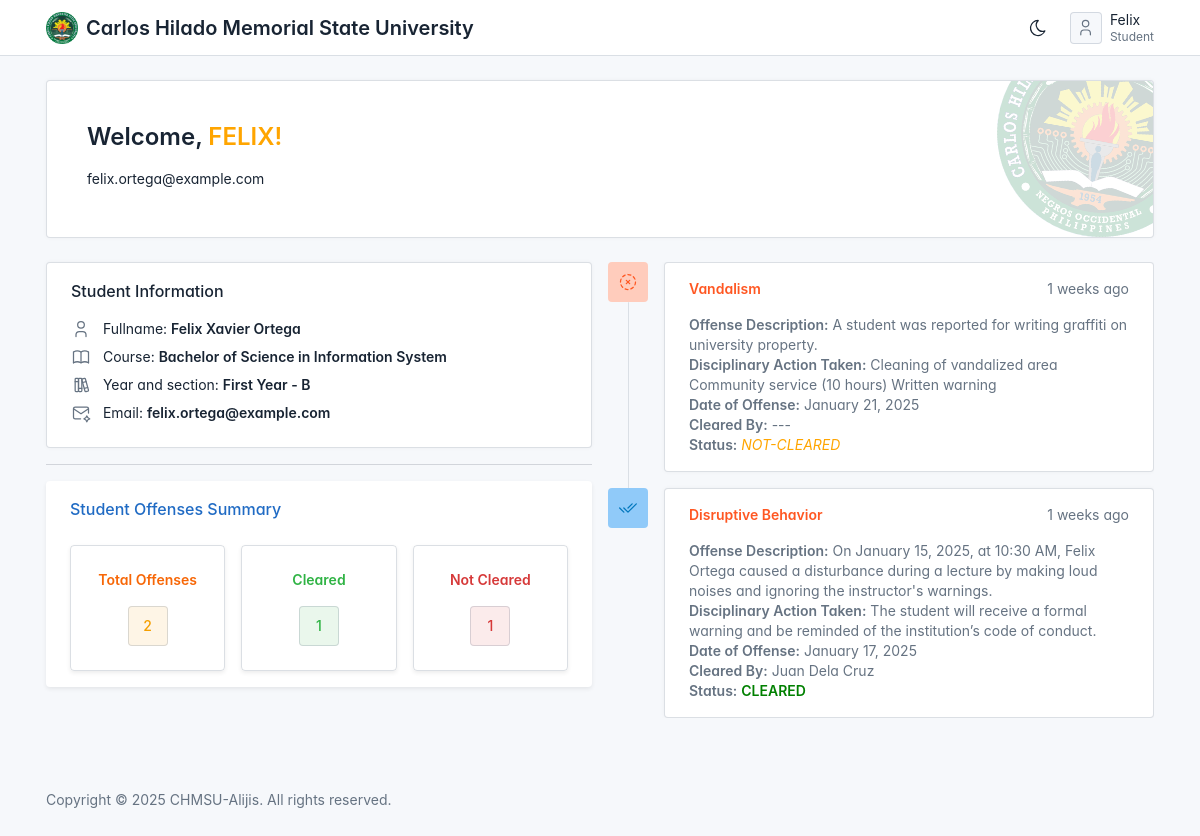
The page / (signed in) on the database its author committed.
### tables this page shows
CREATE TABLE IF NOT EXISTS `tbl_users` (
  `user_id` int(11) NOT NULL AUTO_INCREMENT,
  `user_fname` varchar(50) NOT NULL,
  `user_mname` varchar(50) NOT NULL,
  `user_lname` varchar(50) NOT NULL,
  `user_category` varchar(1) NOT NULL,
  `user_email` varchar(50) NOT NULL,
  `username` varchar(50) NOT NULL,
  `password` text NOT NULL,
  `date_added` datetime DEFAULT current_timestamp(),
  PRIMARY KEY (`user_id`)
);

CREATE TABLE IF NOT EXISTS `tbl_students` (
  `student_id` int(11) NOT NULL AUTO_INCREMENT,
  `student_fname` varchar(50) NOT NULL,
  `student_mname` varchar(50) NOT NULL,
  `student_lname` varchar(50) NOT NULL,
  `student_email` varchar(50) NOT NULL,
  `gender` varchar(10) NOT NULL,
  `year_level` varchar(30) NOT NULL,
  `course_id` int(11) NOT NULL,
  `section` text NOT NULL,
  `user_id` int(11) NOT NULL,
  `date_added` datetime NOT NULL DEFAULT current_timestamp(),
  PRIMARY KEY (`student_id`)
);

CREATE TABLE IF NOT EXISTS `tbl_courses` (
  `course_id` int(11) NOT NULL AUTO_INCREMENT,
  `course_name` varchar(100) NOT NULL,
  `date_added` datetime NOT NULL,
  PRIMARY KEY (`course_id`)
);

CREATE TABLE IF NOT EXISTS `tbl_offenses` (
  `offense_id` int(11) NOT NULL AUTO_INCREMENT,
  `student_id` int(11) NOT NULL,
  `violation_id` int(11) NOT NULL,
  `offense_remarks` text NOT NULL,
  `discplinary_action` text NOT NULL,
  `offense_date` date NOT NULL DEFAULT current_timestamp(),
  `offense_status` int(1) NOT NULL COMMENT '1- cleared ; 0 - not cleared',
  `offense_type` varchar(10) NOT NULL DEFAULT '',
  `cleared_by` int(11) NOT NULL,
  `date_added` datetime NOT NULL,
  PRIMARY KEY (`offense_id`)
);

CREATE TABLE IF NOT EXISTS `tbl_violations` (
  `violation_id` int(11) NOT NULL AUTO_INCREMENT,
  `violation_name` varchar(100) NOT NULL,
  `violation_desc` text NOT NULL,
  `date_added` datetime NOT NULL DEFAULT current_timestamp(),
  PRIMARY KEY (`violation_id`)
);

### core/my_functions.php (called while the page is built, shortened)
<?php
function getCurrentDate()
{
	$today = date('H:i:s');
	$system_date = date('Y-m-d H:i:s', strtotime($today) + 28800);
	return $system_date;
}
function getUser($user_id)
{
	global $mysqli_connect;
	$fetchData = $mysqli_connect->query("SELECT * FROM `tbl_users` WHERE user_id = '$user_id'");
	if ($fetchData->num_rows > 0) {
		$row = $fetchData->fetch_array();
		return $row['user_fname'] . " " . $row['user_mname'] . " " . $row['user_lname'];
	} else {
		return "---";
	}
}
function getUsername($user_id)
{
	global $mysqli_connect;
	$fetchData = $mysqli_connect->query("SELECT username FROM `tbl_users` WHERE user_id = '$user_id'");
	if ($fetchData->num_rows > 0) {
		$row = $fetchData->fetch_array();
		return $row['username'];
	} else {
		return "---";
	}
}
function getUserFirstName($user_id)
{
	global $mysqli_connect;
	$fetchData = $mysqli_connect->query("SELECT * FROM `tbl_users` WHERE user_id = '$user_id'");
	if ($fetchData->num_rows > 0) {
		$row = $fetchData->fetch_array();
		return $row['user_fname'];
	} else {
		return "---";
	}
}
function getUserCategory($user_id)
{
	global $mysqli_connect;
	$fetchData = $mysqli_connect->query("SELECT user_category FROM `tbl_users` WHERE user_id = '$user_id'");
	if($fetchData->num_rows == 0){
		return "---";
	}else {
	$row = $fetchData->fetch_assoc();
	return $row['user_category'] == "A" ? "Admin" : "Student";
	}
}
function course_name($id)
{
	global $mysqli_connect;
	$fetchData = $mysqli_connect->query("SELECT course_name FROM `tbl_courses` WHERE course_id='$id'");
	if ($fetchData->num_rows > 0) {
		$row = $fetchData->fetch_array();
		return $row[0];
	} else {
		return "---";
	}
}
function violation_name($id)
{
	global $mysqli_connect;
	$fetchData = $mysqli_connect->query("SELECT violation_name FROM `tbl_violations` WHERE violation_id ='$id'");
	if ($fetchData->num_rows > 0) {
		$row = $fetchData->fetch_array();
		return $row[0];
	} else {
		return "---";
	}
}
function timeAgoFromDatetime($datetime) {
    $timeAgo = strtotime(getCurrentDate()) - strtotime($datetime);
    if ($timeAgo < 60) {
        return $timeAgo . " seconds ago";
    } elseif ($timeAgo < 3600) {
        return floor($timeAgo / 60) . " minutes ago";
    } elseif ($timeAgo < 86400) {
        return floor($timeAgo / 3600) . " hours ago";
    } elseif ($timeAgo < 604800) {
        return floor($timeAgo / 86400) . " days ago";
    } elseif ($timeAgo < 2592000) {
        return floor($timeAgo / 604800) . " weeks ago";
    } elseif ($timeAgo < 31536000) {
        return floor($timeAgo / 2592000) . " months ago";
    } else {
        return floor($timeAgo / 31536000) . " years ago";
    }
}

### pages/student_dashboad.php (the view, shortened to what this page needs)
<?php
$fetch_student = $mysqli_connect->query("SELECT * FROM tbl_students WHERE user_id = '$user_id'") or die(mysqli_error());
$row = $fetch_student->fetch_array();
?>
<div class="page-wrapper">
  <div class="page-header">
    <div class="container">
      <div class="row align-items-center">
        <div class="col-12">
          <div class="card card-md">
            <div class="card-stamp card-stamp-lg">
              <div class="card-stamp-icon bg-primary">
                <img src="./static/chmsu.png">
              </div>
            </div>
            <div class="card-body">
              <div class="row align-items-center">
                <div class="col-10">
                  <h1 class="fw-bold">Welcome, <strong style="color:orange"><?= strtoupper(getUsername($user_id)) ?>!</strong></h1>
                  <div class="my-2"><?= $row['student_email']  ?>
                  </div>
                </div>
              </div>
            </div>
          </div>
        </div>
      </div>
    </div>
  </div>
  <div class="page-body">
    <div class="container-xl">
      <div class="row g-3">
        <div class="col-lg-6">
          <div class="row row-cards">
            <div class="col-12">
              <div class="card">
                <div class="card-body">
                  <div class="card-title">Student Information</div>
                  <div class="mb-2">
                    Fullname: <strong><?= $row['student_fname'] . " " . $row['student_mname'] . " " . $row['student_lname'] ?></strong>
                  </div>
                  <div class="mb-2">
                    Course: <strong> <?= course_name($row['course_id']) ?></strong>
                  </div>
                  <div class="mb-2">
                    Year and section: <strong><?= $row['year_level'] . " - " . $row['section'] ?></strong>
                  </div>
                  <div class="mb-2">
                    Email: <strong><?= $row['student_email'] ?></strong>
                  </div>
                </div>
              </div>
            </div>
          </div>
          <hr style="margin: 1rem 0;">
          <div class="col-12">
            <div class="card shadow-sm border-0">
              <div class="card-body">
                <h2 class="card-title text-primary mb-4">Student Offenses Summary</h2>
                <div class="row text-center">
                  <div class="col-md-4">
                    <div class="summary-card p-4 border rounded shadow-sm">
                      <h4 class="text-warning">Total Offenses</h4>
                      <div class="avatar bg-yellow-lt" data-demo-color="">
                      <?php
                        $total_offenses = $mysqli_connect->query("SELECT COUNT(*) AS total FROM tbl_offenses WHERE student_id = '$row[student_id]'")->fetch_assoc()['total'];
                        echo $total_offenses ? $total_offenses : '0';
                        ?>
                      </div>
                    </div>
                  </div>
                  <div class="col-md-4">
                    <div class="summary-card p-4 border rounded shadow-sm">
                      <h4 class="text-success">Cleared</h4>
                      <div class="avatar bg-green-lt" data-demo-color="">
                        <?php
                        $cleared_offenses = $mysqli_connect->query("SELECT COUNT(*) AS total FROM tbl_offenses WHERE student_id = '$row[student_id]' AND offense_status = 1")->fetch_assoc()['total'];
                        echo $cleared_offenses ? $cleared_offenses : '0';
                        ?>
                      </div>
                    </div>
                  </div>
                  <div class="col-md-4">
                    <div class="summary-card p-4 border rounded shadow-sm">
                      <h4 class="text-danger">Not Cleared</h4>
                      <div class="avatar bg-red-lt" data-demo-color="">
                      <?php
                        $not_cleared_offenses = $mysqli_connect->query("SELECT COUNT(*) AS total FROM tbl_offenses WHERE student_id = '$row[student_id]' AND offense_status = 0")->fetch_assoc()['total'];
                        echo $not_cleared_offenses ? $not_cleared_offenses : '0';
                        ?>
                      </div>
                    </div>
                  </div>
                </div>
              </div>
            </div>
          </div>
        </div>
        <div class="col">
          <ul class="timeline" style="max-height: 500px; overflow-y: auto;">
            <?php
            $fetchOffense = $mysqli_connect->query("SELECT * FROM tbl_offenses WHERE student_id = '$row[student_id]' ORDER BY offense_id DESC") or die(mysqli_error());
            if ($fetchOffense->num_rows > 0) {
              while ($offense_row = $fetchOffense->fetch_array()) {
                $status_style = $offense_row['offense_status'] == 1 ? "color: #0277BD !important;background-color: #90CAF9 !important;" : "color: #FF5722 !important;background-color: #FFCCBC !important;";
            ?>
                <li class="timeline-event">
                  <div class="timeline-event-icon bg-twitter-lt" style="<?= $status_style ?>">
                  </div>
                  <div class="card timeline-event-card">
                    <div class="card-body">
                      <div class="text-muted float-end"><?= timeAgoFromDatetime($offense_row['date_added']) ?></div>
                      <h4 style="color: #FF5722;"><b><?= violation_name($offense_row['violation_id']) ?></b></h4>
                      <p class="text-muted">
                        <strong>Offense Description:</strong> <?= $offense_row['offense_remarks'] ?><br>
                        <strong>Disciplinary Action Taken:</strong> <?= $offense_row['discplinary_action'] ?><br>
                        <strong>Date of Offense:</strong> <?= date('F d, Y', strtotime($offense_row['offense_date'])) ?><br>
                        <strong>Cleared By:</strong> <?= $offense_row['cleared_by'] > 0 ? getUser($offense_row['cleared_by']) : "---"; ?><br>
                        <strong>Status:</strong> <?= $offense_row['offense_status'] == 1 ? "<b style='color:green'>CLEARED</b>" : "<i style='color:orange'>NOT-CLEARED</i>"; ?><br>
                      </p>
                    </div>
                  </div>
                </li>
            <?php
              }
            }
            ?>
          </ul>
        </div>
      </div>
    </div>
  </div>
</div>

### index.php (shortened to what this page needs)
<?php
$user_id = $_SESSION['dvsa_user_id'];
?>
<!doctype html>
<html lang="en">
<head>
  <link href="./dist/css/tabler.min.css?1684106062" rel="stylesheet" />
  <link href="./dist/css/tabler-flags.min.css?1684106062" rel="stylesheet" />
  <link href="./dist/css/tabler-payments.min.css?1684106062" rel="stylesheet" />
  <link href="./dist/css/tabler-vendors.min.css?1684106062" rel="stylesheet" />
  <link href="./dist/css/demo.min.css?1684106062" rel="stylesheet" />
  <link rel="stylesheet" href="dist/mdi/css/materialdesignicons.min.css" />
  <link href="dist/datatables/dataTables.bootstrap4.min.css" rel="stylesheet">
  <link rel="stylesheet" href="dist/sweetalert/sweetalert.css">
</head>
<body>
  <div class="page">
    <div class="sticky-top">
      <header class="navbar navbar-expand-md sticky-top d-print-none">
        <div class="container-xl">
          <h1 class="navbar-brand navbar-brand-autodark d-none-navbar-horizontal pe-0 pe-md-3">
            <a href=".">
              <img src="./static/chmsu.png" width="110" height="32" alt="Tabler" class="navbar-brand-image">
            </a>
            Carlos Hilado Memorial State University
          </h1>
          <div class="navbar-nav flex-row order-md-last">
            <div class="d-none d-md-flex">
              <a href="?theme=dark" class="nav-link px-0 hide-theme-dark" title="Enable dark mode" data-bs-toggle="tooltip" data-bs-placement="bottom">
              </a>
            </div>
            <div class="nav-item dropdown">
              <a href="#" class="nav-link d-flex lh-1 text-reset p-0" data-bs-toggle="dropdown" aria-label="Open user menu">
                <span class="avatar avatar-sm"></span>
                <div class="d-none d-xl-block ps-2">
                  <div><?= getUserFirstName($user_id) ?></div>
                  <div class="mt-1 small text-muted"><?= getUserCategory($user_id); ?></div>
                </div>
              </a>
            </div>
          </div>
        </div>
      </header>
    </div>
    <div class="page-wrapper">
      <?php require_once 'routes/routes.php'; ?>
      <footer class="footer footer-transparent d-print-none">
        <div class="container-xl">
          <div class="row text-center align-items-center flex-row-reverse">
            <div class="col-12 col-lg-auto mt-3 mt-lg-0">
              <ul class="list-inline list-inline-dots mb-0">
                <li class="list-inline-item">
                  Copyright &copy; <?php echo date('Y'); ?>
                  <a href="." class="link-secondary">CHMSU-Alijis</a>.
                  All rights reserved.
                </li>
              </ul>
            </div>
          </div>
        </div>
      </footer>
    </div>
  </div>
</body>
</html>

### rows shown on the page
tbl_users: user_fname "Felix", user_category "Student", username "FELIX"
tbl_students: student_email "felix.ortega@example.com", student_fname "Felix", student_mname "Xavier", student_lname "Ortega", course.course_name "Bachelor of Science in Information System", year_level "First Year", section "B"
tbl_offenses: offense_status 0 (drawn), date_added "1 weeks ago", violation.violation_name "Vandalism", offense_remarks "A student was reported for writing graffiti on university property.", discplinary_action "Cleaning of vandalized area Community service (10 hours) Written warning", offense_date "January 21, 2025"
tbl_offenses: offense_status 1 (drawn), date_added "1 weeks ago", violation.violation_name "Disruptive Behavior", offense_remarks "On January 15, 2025, at 10:30 AM, Felix Ortega caused a disturbance during a lecture by making loud noises and ignoring the instructor's warnings.", discplinary_action "The student will receive a formal warning and be reminded of the institution’s code of conduct.", offense_date "January 17, 2025", cleared_by.user_lname "Juan Dela Cruz"

### other values the page prints
$total_offenses "2"
$cleared_offenses "1"
$not_cleared_offenses "1"
